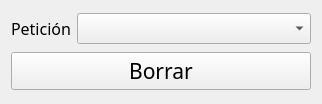
<?xml version="1.0" encoding="UTF-8"?>
<ui version="4.0">
 <class>Form</class>
 <widget class="QWidget" name="Form">
  <property name="windowModality">
   <enum>Qt::ApplicationModal</enum>
  </property>
  <property name="geometry">
   <rect>
    <x>0</x>
    <y>0</y>
    <width>322</width>
    <height>104</height>
   </rect>
  </property>
  <property name="windowTitle">
   <string>ProjectGamma - Borrar petición</string>
  </property>
  <layout class="QVBoxLayout" name="verticalLayout">
   <item>
    <layout class="QHBoxLayout" name="horizontalLayout_6">
     <item>
      <widget class="QLabel" name="label_6">
       <property name="sizePolicy">
        <sizepolicy hsizetype="Maximum" vsizetype="Preferred">
         <horstretch>0</horstretch>
         <verstretch>0</verstretch>
        </sizepolicy>
       </property>
       <property name="font">
        <font>
         <family>Century Gothic</family>
         <pointsize>12</pointsize>
        </font>
       </property>
       <property name="text">
        <string>Petición</string>
       </property>
      </widget>
     </item>
     <item>
      <widget class="QComboBox" name="petitionChoice">
       <property name="font">
        <font>
         <family>Century Gothic</family>
         <pointsize>12</pointsize>
        </font>
       </property>
      </widget>
     </item>
    </layout>
   </item>
   <item>
    <widget class="QPushButton" name="deleteButton">
     <property name="font">
      <font>
       <family>Century Gothic</family>
       <pointsize>16</pointsize>
      </font>
     </property>
     <property name="text">
      <string>Borrar</string>
     </property>
    </widget>
   </item>
  </layout>
 </widget>
 <resources/>
 <connections/>
</ui>
